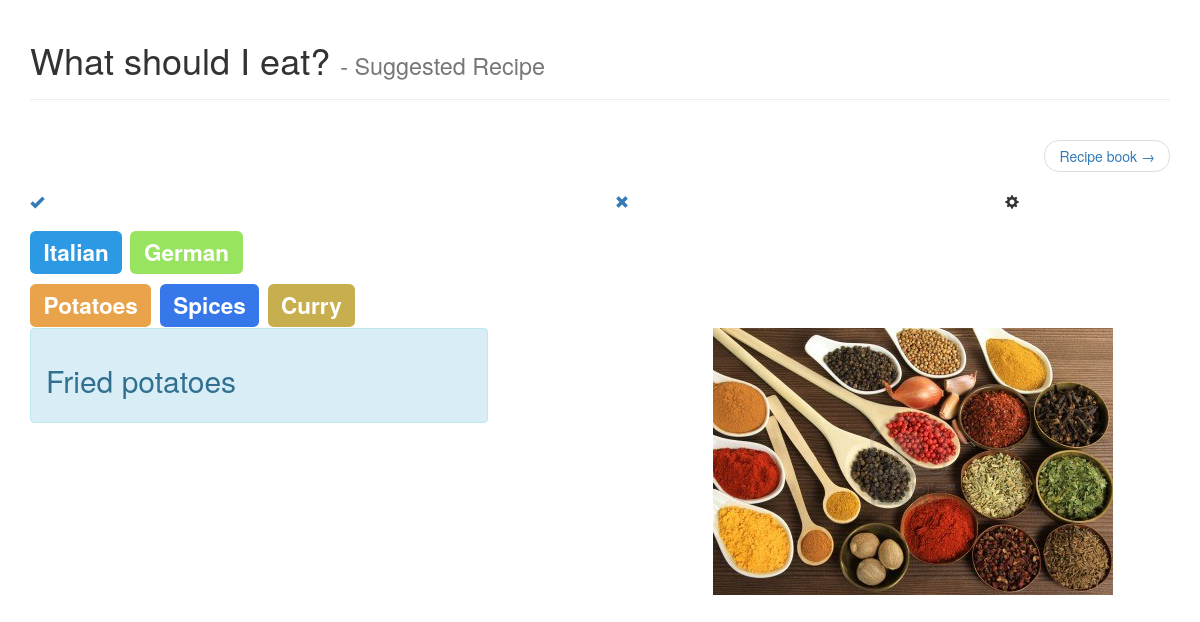
/, run on an earlier commit of the app's database.
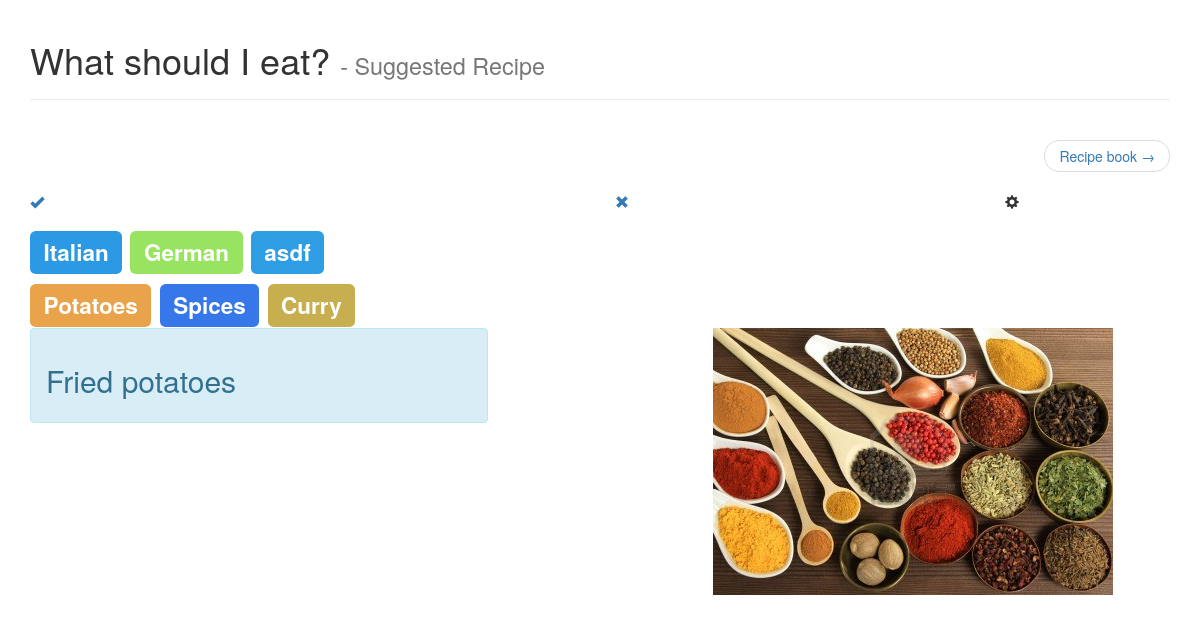
And on a later commit of the database.
### recipe_book/models.py (models this page shows, shortened)
class Tag(models.Model):
    name = models.CharField(max_length=80, unique=True)
    color = ColorField(default="#2f9de3")

class Ingredient(models.Model):
    name = models.CharField(max_length=200)
    image = models.ImageField(upload_to=ingredient_image_location, blank=True)
    color = ColorField(default="#e9c871", blank=True)

### what_should_i_eat/views.py (the view)
# urls.py: url(r'^$', views.index, name='index'),
def index(request):
    tags = Tag.objects.all()
    ingredients = Ingredient.objects.all()
    recipe = suggest_recipe(
        Recipe.objects.all(),
        tags,
        ingredients
    )
    return render(request, "what_should_i_eat/index.html", {
        "title": "suggested recipe",
        "recipe": recipe,
        "tags": tags,
        "ingredients": ingredients,
        "images": prepare_images(recipe),
    })

### what_should_i_eat/views.py (called while the page is built)
def suggest_recipe(recipes, tags, ingredients):
    return (
        recipes
        .filter(Q(tags__in=tags) | Q(ingredients__in=ingredients))
        .order_by("cooked_last", "-priority")
        .first()
    )

def prepare_images(recipe):
    if recipe is None:
        return []
    return [
        {
            "url": image.image.url,
            "name": path.basename(image.image.url),
        }
        for image in recipe.images.all()
    ]

### what_should_i_eat/templates/what_should_i_eat/index.html (shortened to what this page needs)
{% extends "what_should_i_eat/base.html" %}
{% load compile_static %}
{% load staticfiles %}
{% load global_filters %}
{% block head %}
    {{ block.super }}
    <link href="{% static 'shared/css/slick.css' %}" rel="stylesheet" type="text/css" />
    <link href="{% static 'what_should_i_eat/css/index.sass'|compile %}" rel="stylesheet" type="text/css" />
    <link href="{% static 'what_should_i_eat/css/recipe_overview.sass'|compile %}" rel="stylesheet" type="text/css" />
{% endblock %}
{% block nav %}
    <ul class="pager">
        <li class="next">
            <a href="{% url 'recipe_book:index' %}" role="button">
                Recipe book
                <span aria-hidden="true">&rarr;</span>
            </a>
        </li>
    </ul>
{% endblock %}
{% block content %}
    <div class="row options">
        <div class="col-xs-6">
            <a class="cook-recipe" href="{% url 'cook_recipe' recipe.id %}">
                <div class="option yes">
                    <span class="glyphicon glyphicon-ok"></span>
                </div>
            </a>
        </div>
        <div class="col-xs-4">
            <a class="dismiss-recipe" href="{% url 'dismiss_recipe' recipe.id %}">
                <div class="option no">
                    <span class="glyphicon glyphicon-remove"></span>
                </div>
            </a>
        </div>
        <div class="col-xs-2">
            <div class="option more">
                <span class="glyphicon glyphicon-cog"></span>
            </div>
        </div>
    </div>
    <div class="option-contents">
        <h2 class="choose tags">
            {% for tag in tags %}
                {% include "recipe_book/tag.html" %}
            {% endfor %}
        </h2>
        <h2 class="choose ingredients">
            {% for ingredient in ingredients %}
                <span class="label ingredient" style="background-color: {{ingredient.color}};" data-id="{{ingredient.id}}">{{ingredient.name}}</span>
            {% endfor %}
        </h2>
    </div>
    {% include "what_should_i_eat/recipe_overview.html" %}
{% endblock %}

### recipe_book/templates/recipe_book/tag.html
<span class="label tag" style="background-color: {{tag.color}};" data-id="{{tag.id}}">{{tag.name}}</span>

### what_should_i_eat/templates/what_should_i_eat/recipe_overview.html
<div class="row recipe-overview">
    <div class="col-xs-5">
        <div class="alert alert-info recipe-name">
            <h2 class="recipe-name-text">
                {{ recipe.name }}
            </h2>
        </div>
    </div>
    <div class="col-xs-2"></div>
    <div class="col-xs-5 carousel">
        {% for image in images %}
            <img src="{{image.url}}" alt="{{ recipe.name }} {{forloop.counter}}" title="{{ recipe.name }} {{forloop.counter}}" />
        {% endfor %}
    </div>
</div>

What changed in the data, as far as the page shows it:
added Tag: name "asdf"
